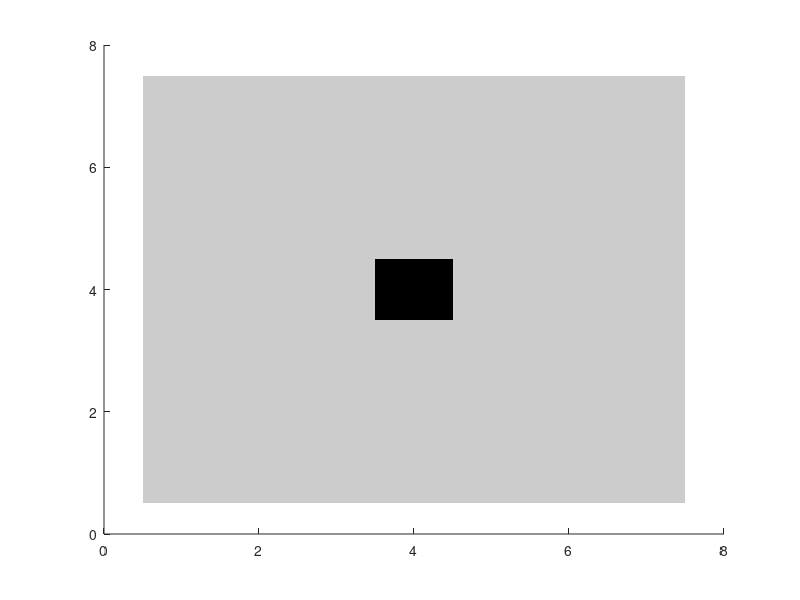

This figure's MATLAB source:
%This program demonstrates combining a keypress handler with a drawing
% function to make a block move around a grid.

%You can use the arrow keys or WASD in order to move the block around the
% grid.

%WARNING: This code has problems if your block moves "off" the grid. You
% need to figure out what the correct behavior is in this case!

clear;
clc;

%Configuration data
gridRows = 7;
gridColumns = 7;
startRow = 4;
startCol = 4;

%If a variable or array is used inside the handler function, it needs to
% be declared as a global variable.
global grid blockRow blockCol;

%The grid has ones everywhere except where our block is. This causes the
% image(grid) function to 
grid = ones(gridRows, gridColumns);
blockRow = startRow;
blockCol = startCol;
grid(startRow,startCol) = 2;

%Create a new figure
fig = figure;
%Set the key press handler 
set(fig, 'KeyPressFcn', @keypressHandler)

%Make sure that we don't replace the figure when we call image()
hold on;

%Color values for grid value 1 and 2, with 1 being light grey and 2 being
% black. See homework 6 for another example of defining more colors in our
% grid.
colormap([0.8 0.8 0.8; 0 0 0])  
image(grid)


%This function draws the world. We call it every time the grid is updated.
function drawGrid()
    global grid;
    image(grid);
end

%This function is called when a user presses a key down.
function keypressHandler(fig, event)

    %Global variables have to be declared as global inside the callback
    %function as well. 
    global grid blockRow blockCol;

    disp(['You pressed: ', event.Key]);

    %Set the block position to 1 in anticipation of a change
    grid(blockRow, blockCol) = 1;

    %We need to give code for each individual key we want to handle.
    % Since two different keys have the same action, such uparrow and W, it
    % might make more sense to define a MoveUp() function and call that in
    % both places instead of replicating code.
    switch event.Key
        case 'downarrow'        
            blockRow = blockRow - 1
        case 'uparrow'
            blockRow = blockRow + 1
        case 'leftarrow'
            blockCol = blockCol - 1
        case 'rightarrow'
            blockCol = blockCol + 1
        case 'w'        
            blockRow = blockRow + 1
        case 'a'
            blockCol = blockCol - 1
        case 's'
            blockRow = blockRow - 1
        case 'd'
            blockCol = blockCol + 1
    end

    %Set the new value of grid to 2 based on new value
    grid(blockRow, blockCol) = 2;

    %Redraw the grid
    drawGrid()
end
